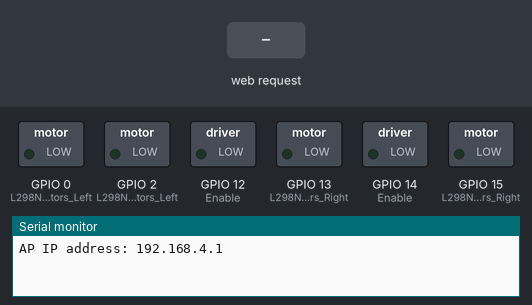
Simulated run of this sketch. Board: ESP8266 (NodeMCU). On the bench: switched loads named in the sketch (green lamp = pin HIGH), the last lines printed to the serial monitor. Inputs (shaded band) come from the test bench.

Above: at 1.2 s.
1.3 s: HTTP request GET /?State=F received
At 1.6 s:
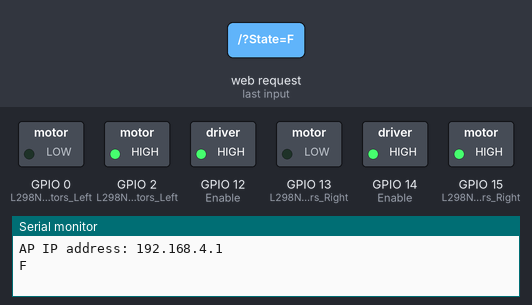
2.8 s: HTTP request GET /?State=B received
At 4.0 s:
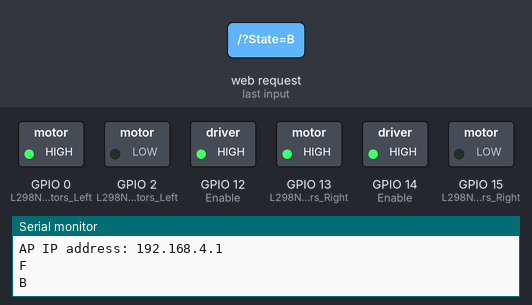
4.3 s: HTTP request GET /?State=I received
At 5.1 s:
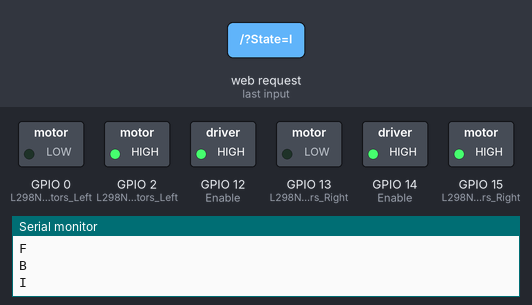
Timing chart, 0 to 7.3 s (numbered marks = the images above; inputs shaded):
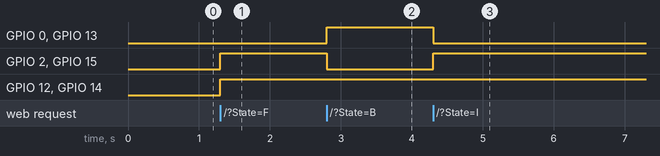

The sketch:

Arduina_Body.ino
```cpp
#include <ESP8266WiFi.h>
#include <WiFiClient.h>
#include <ESP8266WebServer.h>

String command;             //String to store app command state.

const char* ssid = "Arduina";
ESP8266WebServer server(80);

void setup() {

 pinMode(14, OUTPUT);// Enable/speed motors Right        GPIO14(D5) speed 1024
 pinMode(12, OUTPUT);  // Enable/speed motors Left         GPIO12(D6)
 pinMode(15, OUTPUT);// L298N in1 motors Right           GPIO15(D8)
 pinMode(13, OUTPUT);// L298N in2 motors Right           GPIO13(D7)
 pinMode(2, OUTPUT);// L298N in3 motors Left            GPIO2(D4)
 pinMode(0, OUTPUT);  // L298N in4 motors Left            GPIO0(D3)

  Serial.begin(115200);

  WiFi.mode(WIFI_AP);
  WiFi.softAP(ssid);

  IPAddress myIP = WiFi.softAPIP();
  Serial.print("AP IP address: ");
  Serial.println(myIP);

 // Starting WEB-server
     server.on ( "/", HTTP_handleRoot );
     server.onNotFound ( HTTP_handleRoot );
     server.begin();
}


void loop() {
    server.handleClient();

      command = server.arg("State");
      if (command == "F") {
       digitalWrite(13, LOW);
      digitalWrite(15, HIGH);
      analogWrite(14, 520);

      digitalWrite(0, LOW);
      digitalWrite(2, HIGH);
      analogWrite(12, 520);
      }
      else if (command == "I") {
      digitalWrite(13, LOW);
      digitalWrite(15, HIGH);
      analogWrite(14, 610);

      digitalWrite(0, LOW);
      digitalWrite(2, HIGH);
      analogWrite(12, 610);

       }
       else if (command == "B") {
      digitalWrite(15, LOW);
      digitalWrite(13, HIGH);
      analogWrite(14, 520);

      digitalWrite(2, LOW);
      digitalWrite(0, HIGH);
      analogWrite(12, 520);

       }
       else if (command == "J") {
      digitalWrite(15, LOW);
      digitalWrite(13, HIGH);
      analogWrite(14, 610);

      digitalWrite(2, LOW);
      digitalWrite(0, HIGH);
      analogWrite(12, 610);

       }

      else if (command == "L") {
      digitalWrite(13, LOW);
      digitalWrite(15, HIGH);
      analogWrite(14, 520);

      digitalWrite(2, LOW);
      digitalWrite(0, HIGH);
      analogWrite(12, 520);

       }
      else if (command == "G") {
      digitalWrite(13, LOW);
      digitalWrite(15, HIGH);
      analogWrite(14, 610);

      digitalWrite(2, LOW);
      digitalWrite(0, HIGH);
      analogWrite(12, 610);

       }

      else if (command == "R") {
      digitalWrite(15, LOW);
      digitalWrite(13, HIGH);
      analogWrite(14, 520);

      digitalWrite(0, LOW);
      digitalWrite(2, HIGH);
      analogWrite(12, 520);

       }
       else if (command == "H") {
      digitalWrite(15, LOW);
      digitalWrite(13, HIGH);
      analogWrite(14, 610);

      digitalWrite(0, LOW);
      digitalWrite(2, HIGH);
      analogWrite(12,610);

       }
      else if (command == "S") {

      analogWrite(14,0);
      analogWrite(12,0);
  }

}

void HTTP_handleRoot(void) {

if( server.hasArg("State") ){
       Serial.println(server.arg("State"));
  }
  server.send ( 200, "text/html", "" );
  delay(1);
}
```

Measured:
- after the input at 1.3 s, GPIO 2 (L298N_in3_motors_Left), GPIO 12 (Enable), GPIO 14 (Enable), GPIO 15 (L298N_in1_motors_Right): LOW → HIGH at once
- after the input at 2.8 s, GPIO 0 (L298N_in4_motors_Left), GPIO 13 (L298N_in2_motors_Right): LOW → HIGH at once; GPIO 2 (L298N_in3_motors_Left), GPIO 15 (L298N_in1_motors_Right): HIGH → LOW at once
- after the input at 4.3 s, GPIO 0 (L298N_in4_motors_Left), GPIO 13 (L298N_in2_motors_Right): HIGH → LOW at once; GPIO 2 (L298N_in3_motors_Left), GPIO 15 (L298N_in1_motors_Right): LOW → HIGH at once
